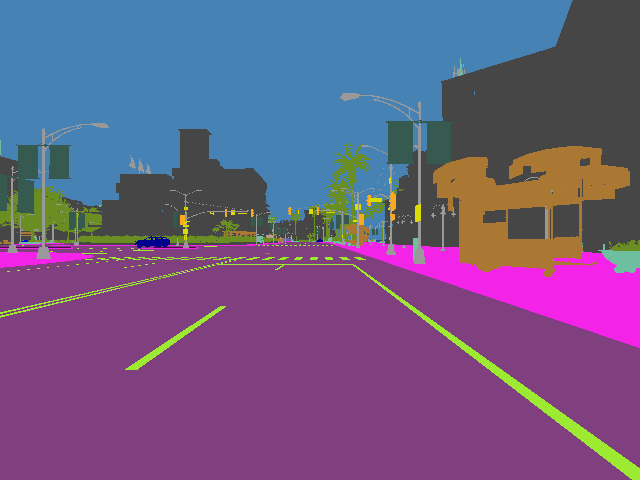
#> input picture Python/image1.png, 640 x 480 px
$ python convertImage.py
#> lines starting #> are read from the running program, lines starting #| are printed output that depends on the picture; after the words box and inside, x2 and y2 are one past the last pixel; in counts of white or black regions, pixels touching at a corner belong together
import numpy as np
from PIL import Image

# Load the original image
image1 = Image.open('image1.png')
#> image1 is the input picture: PIL image 640x480 RGBA; mean R, G, B, A 109.3, 90.3, 130.6, 255
image_without_alpha = image1.convert('RGB')
image1_arr = np.array(image_without_alpha)

# Define the color mapping
color_map = {
    (0, 0, 0): (0,0,0),
    (70, 70, 70): (10, 10, 10),
    (100, 40, 40): (20, 20, 20),
    (55, 90, 80): (30,30,30),
    (220, 20, 60): (40,40,40),
    (153, 153, 153): (50,50,50),
    (157, 234, 50): (60,60,60),
    (128, 64, 128): (70,70,70),
    (244, 35, 232): (80,80,80),
    (107, 142, 35): (90,90,90),
    (0, 0, 142): (100,100,100),
    (102, 102, 156): (110,110,110),
    (220, 220, 0): (120,120,120),
    (70, 130, 180): (130,130,130),
    (81, 0, 81): (140,140,140),
    (150, 100, 100): (160,160,160),
    (230, 150, 140): (170,170,170),
    (180, 165, 180): (180,180,180),
    (250, 170, 30): (190,190,190),
    (110, 190, 160): (200,200,200),
    (170, 120,  50): (210,210,210),
    (45,  60, 150): (220,220,220),
    (145, 170, 100): (230,230,230)
}
color_map2 = {
    (0, 0, 0): 0,
    (70, 70, 70): 10,
    (100, 40, 40): 20,
    (55, 90, 80): 30,
    (220, 20, 60): 40,
    (153, 153, 153): 50,
    (157, 234, 50): 60,
    (128, 64, 128): 70 ,
    (244, 35, 232): 80,
    (107, 142, 35): 90,
    (0, 0, 142): 100,
    (102, 102, 156): 110,
    (220, 220, 0): 120,
    (70, 130, 180): 130,
    (81, 0, 81): 140,
    (150, 100, 100): 150,
    (230, 150, 140): 160,
    (180, 165, 180): 170,
    (250, 170, 30): 180,
    (110, 190, 160): 190,
    (170, 120,  50): 200,
    (45,  60, 150): 210,
    (145, 170, 100): 220
}

# Replace the pixel values in the original image with the desired values
for k, v in color_map.items():
    mask = np.all(image1_arr == k, axis=-1)
    image1_arr[mask] = v
#> this loop made 23 passes
#> pass 2, `mask = np.all(image1_arr == k, axis=-1)`:
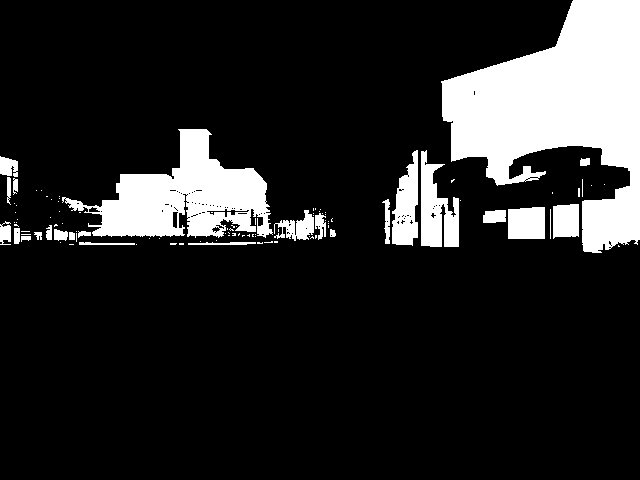
#> mask: shape (480, 640) bool; 15.3% white; 103 white regions (77 under 20 px), largest, box (x1, y1, x2, y2) and area: (441, 0, 640, 253) 26999, (62, 129, 273, 238) 11020, (421, 150, 459, 247) 2248
#> after the loop:
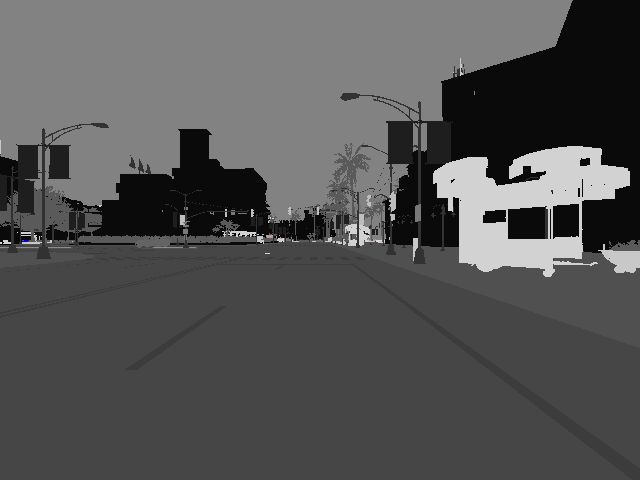
#> image1_arr: shape (480, 640, 3); mean R, G, B 83.9, 83.9, 83.9

# Convert the NumPy array back to an image and save it
image2 = Image.fromarray(image1_arr)
image2.save('image2.png')

$ run again, with Python/image_1000_semseg.png copied over Python/image1.png
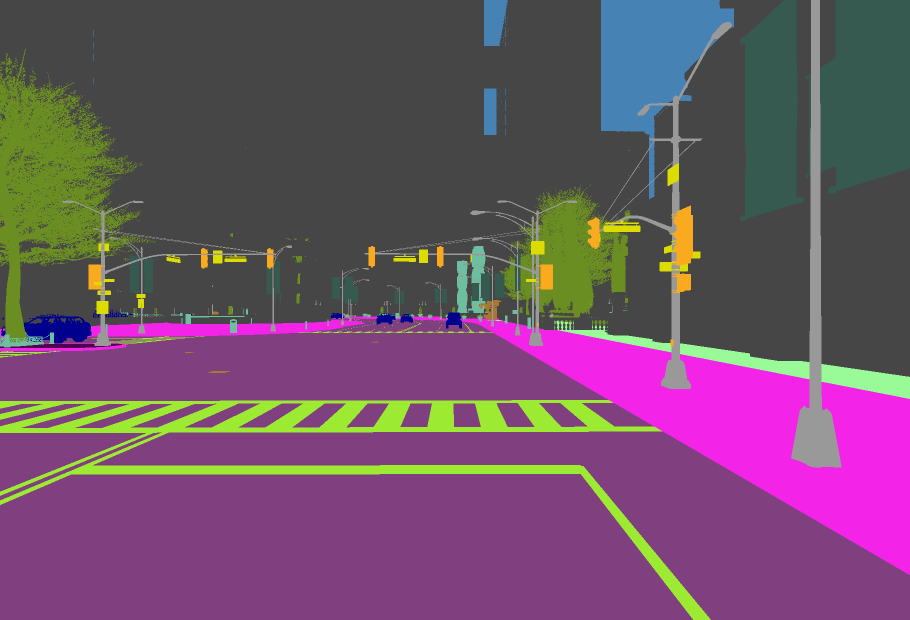
#> input picture Python/image_1000_semseg.png, 1820 x 1240 px (shown at 1/2 size)
#> image1 is the input picture: PIL image 1820x1240 RGBA; mean R, G, B, A 109.6, 81.7, 104.4, 255
#> the loop `for k, v in color_map.items():` made 23 passes
#> pass 2, `mask = np.all(image1_arr == k, axis=-1)`:
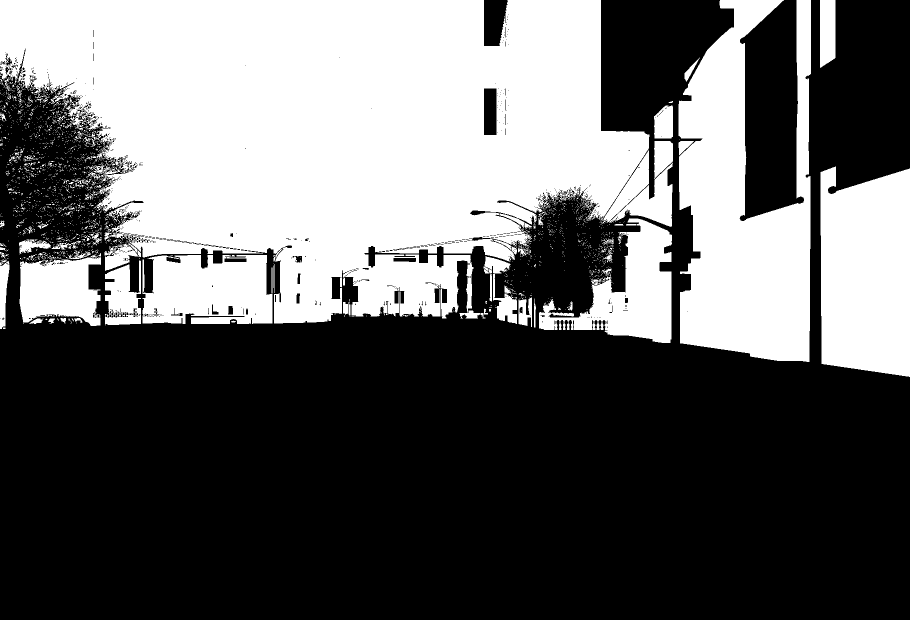
#> mask: shape (1240, 1820) bool (shown at 1/2 size); 39.1% white; 2335 white regions (2215 under 20 px), largest, box (x1, y1, x2, y2) and area: (0, 0, 1346, 647) 577055, (1357, 0, 1622, 724) 126422, (1641, 333, 1820, 754) 68306
#> after the loop `for k, v in color_map.items():`:
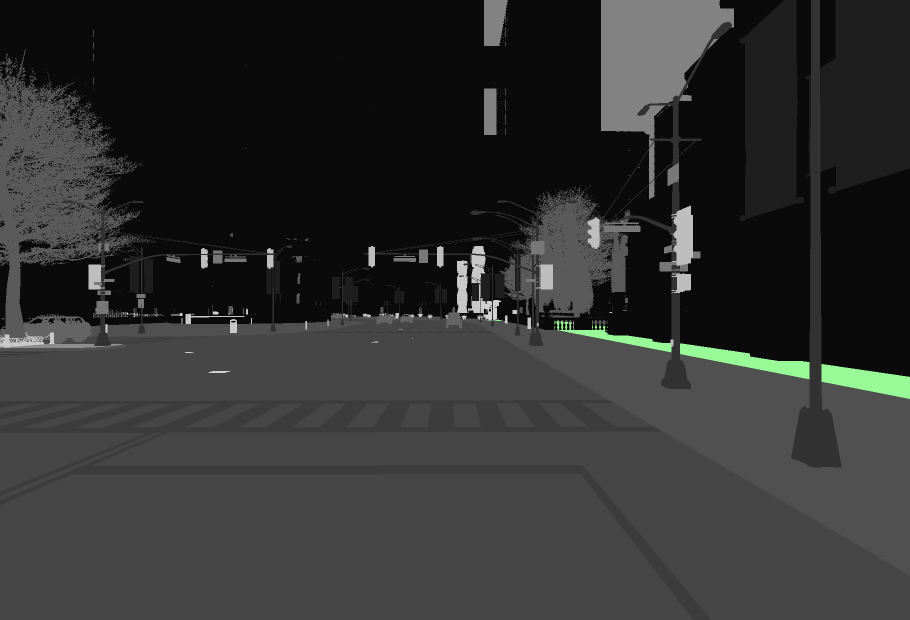
#> image1_arr: shape (1240, 1820, 3) (shown at 1/2 size); mean R, G, B 48.8, 49.6, 48.8
